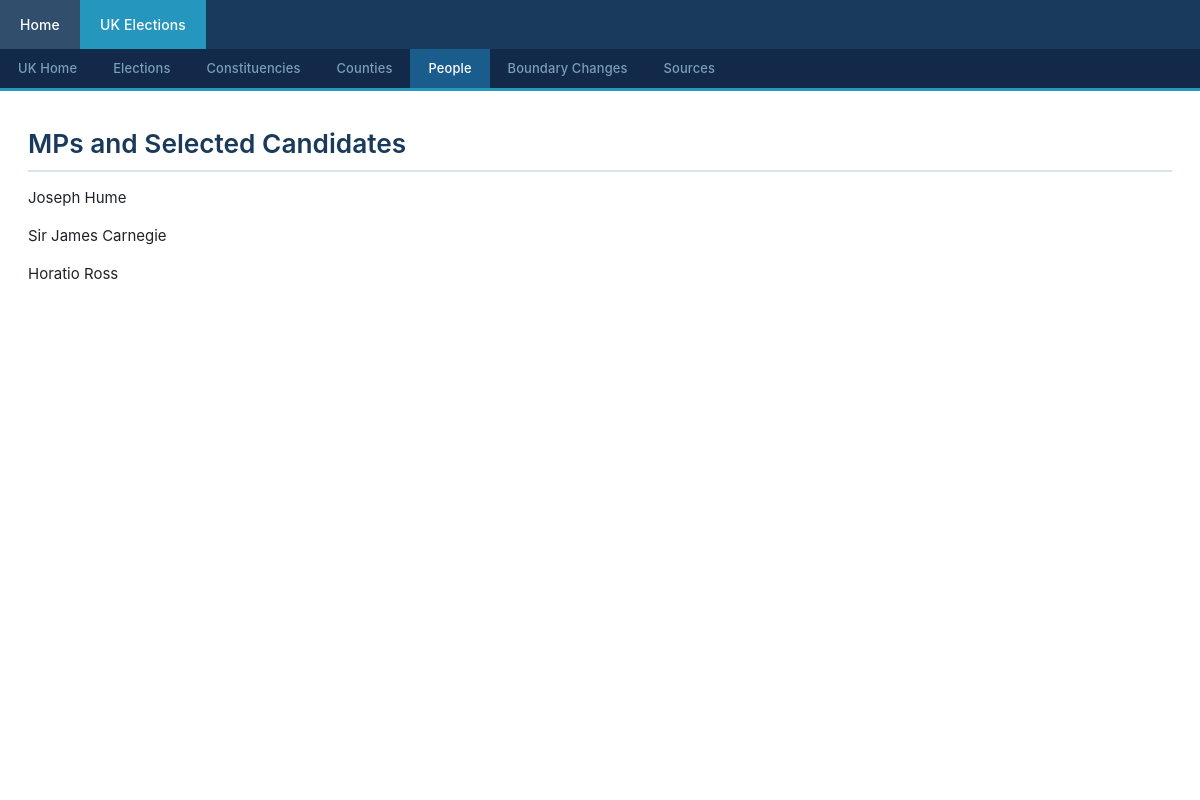
/uk/people/home, run on an earlier commit of the app's database.
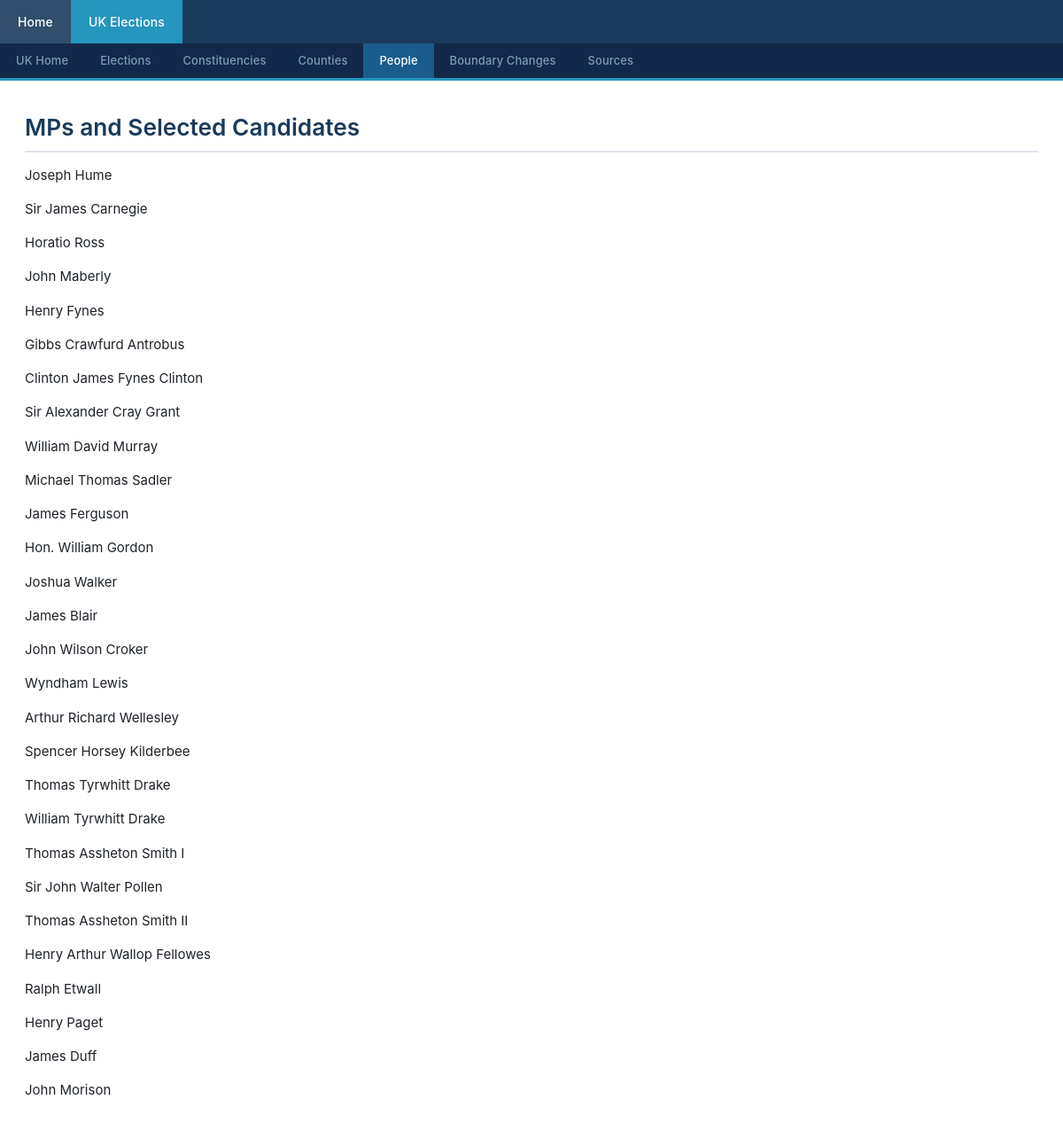
And on a later commit of the database.
### uk_elections/models.py (models this page shows, shortened)
class Person(models.Model):
    HOP_BASE = 'https://www.historyofparliamentonline.org/volume/'
    name    = models.TextField()
    hop_id  = models.CharField(max_length=150, unique=True, null=True, blank=True)
    elected = models.BooleanField(default=False)

### uk_elections/views.py (the view, shortened to what this page needs)
# urls.py: path('people/<str:person>', views.peopleView, name='people'),
def peopleView(request, person):
    sep_results = []
    if person == 'home':
        pageview = 'home'
        person = Person.objects.all()
    return render(request, 'uk_elections/people.html', {'pageview':pageview, 'person':person, 'results':sep_results, 'active_nav': 'people'})

### uk_elections/templates/uk_elections/people.html (shortened to what this page needs)
{% extends "uk_elections/ukhome.html" %}
{% block content %}
{% if pageview == 'home' %}
    <h1>MPs and Selected Candidates</h1>
    {% for p in person %}
        <p>{{ p.name }}</p>
    {% endfor %}
{% elif pageview == 'notfound' %}
    <p>Person not found.</p>
{% endif %}
{% endblock %}

### uk_elections/templates/uk_elections/ukhome.html (shortened to what this page needs)
{% extends "base.html" %}
{% block menubar %}
  <li class="nav"><a class="nav" href="/">Home</a></li>
  <li class="nav"><a class="nav active" href="/uk">UK Elections</a></li>
{% endblock menubar %}
{% block submenubar %}
  <li class="nav"><a class="nav {% if active_nav == 'home' %}active{% endif %}" href="/uk">UK Home</a></li>
  <li class="nav"><a class="nav {% if active_nav == 'elections' %}active{% endif %}" href="/uk/elections/home">Elections</a></li>
  <li class="nav"><a class="nav {% if active_nav == 'constituencies' %}active{% endif %}" href="/uk/constituencies/home">Constituencies</a></li>
  <li class="nav"><a class="nav {% if active_nav == 'counties' %}active{% endif %}" href="/uk/counties/home">Counties</a></li>
  <li class="nav"><a class="nav {% if active_nav == 'people' %}active{% endif %}" href="/uk/people/home">People</a></li>
  <li class="nav"><a class="nav {% if active_nav == 'boundaries' %}active{% endif %}" href="/uk/boundaries">Boundary Changes</a></li>
  <li class="nav"><a class="nav {% if active_nav == 'sources' %}active{% endif %}" href="/uk/sources">Sources</a></li>
{% endblock submenubar %}

### ElectionWebsite/templates/base.html (shortened to what this page needs)
{% load static %}
<!doctype html>
<html lang="en">
<head>
  <link href="{% static 'main.css' %}" rel="stylesheet">
</head>
<body>
  <header>
    <ul class="nav">
      {% block menubar %}{% endblock menubar %}
    </ul>
    <ul class="nav">
      {% block submenubar %}
      {% endblock submenubar %}
    </ul>
  </header>
  <section>
    {% block content %}{% endblock content %}
  </section>
</body>
</html>

### ElectionWebsite/static/main.css (style rules this page uses)
*, *::before, *::after { box-sizing: border-box; }
body { font-family: -apple-system, BlinkMacSystemFont, "Segoe UI", system-ui, Arial, sans-serif; font-size: 15px; line-height: 1.65; color: #1e2329; background: #f4f6f9; margin: 0; }
section { max-width: 1200px; margin: 0 auto; padding: 28px 28px 48px; background: #fff; min-height: calc(100vh - 90px); }
h1, h2, h3, h4 { color: #1a3a5c; font-weight: 600; line-height: 1.3; margin: 1.4em 0 0.5em; }
h1 { font-size: 1.75em; margin-top: 0.3em; padding-bottom: 0.35em; border-bottom: 2px solid #dde3ea; }
p { margin: 0 0 0.9em; }
a { color: #1a6ba0; text-decoration: none; }
header { background: #1a3a5c; border-bottom: 3px solid #2596be; box-shadow: 0 2px 6px rgba(0,0,0,0.18); }
ul.nav { list-style: none; margin: 0; padding: 0; display: flex; max-width: 1200px; }
li.nav { display: block; }
a.nav { display: block; font-size: 0.93em; font-weight: 500; padding: 13px 20px; color: #b8d0e8; text-decoration: none; letter-spacing: 0.01em; transition: background 0.15s, color 0.15s; }
a.nav.active { background: #2596be; color: #fff; }
header ul.nav + ul.nav { background: #12294a; }
header ul.nav + ul.nav a.nav { font-size: 0.86em; padding: 9px 18px; color: #7a9db8; }
header ul.nav + ul.nav a.nav.active { background: #1a5c8c; color: #fff; }

What changed in the data, as far as the page shows it:
added Person: name "John Maberly"
added Person: name "Henry Fynes"
added Person: name "Gibbs Crawfurd Antrobus"
added Person: name "Clinton James Fynes Clinton"
added Person: name "Sir Alexander Cray Grant"
added Person: name "William David Murray"
added Person: name "Michael Thomas Sadler"
added Person: name "James Ferguson"
added Person: name "Hon. William Gordon"
added Person: name "Joshua Walker"
added Person: name "James Blair"
added Person: name "John Wilson Croker"
added Person: name "Wyndham Lewis"
added Person: name "Arthur Richard Wellesley"
added Person: name "Spencer Horsey Kilderbee"
added Person: name "Thomas Tyrwhitt Drake"
added Person: name "William Tyrwhitt Drake"
added Person: name "Thomas Assheton Smith I"
added Person: name "Sir John Walter Pollen"
added Person: name "Thomas Assheton Smith II"
added Person: name "Henry Arthur Wallop Fellowes"
added Person: name "Ralph Etwall"
added Person: name "Henry Paget"
added Person: name "James Duff"
added Person: name "John Morison"
